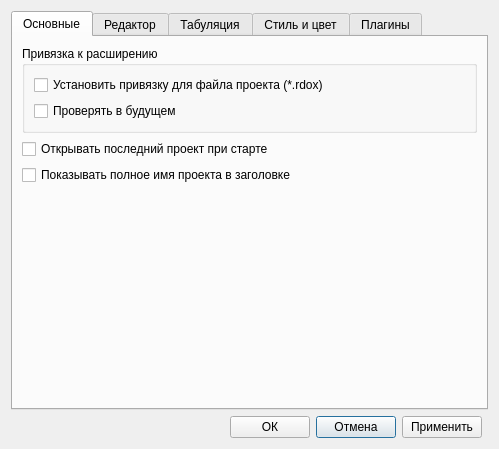
<?xml version="1.0" encoding="UTF-8"?>
<ui version="4.0">
 <class>ViewPreferencesDialog</class>
 <widget class="QDialog" name="ViewPreferencesDialog">
  <property name="geometry">
   <rect>
    <x>0</x>
    <y>0</y>
    <width>499</width>
    <height>449</height>
   </rect>
  </property>
  <property name="windowTitle">
   <string>Настройки</string>
  </property>
  <layout class="QGridLayout" name="gridLayout">
   <item row="1" column="2">
    <widget class="QPushButton" name="buttonCancel">
     <property name="text">
      <string>Отмена</string>
     </property>
    </widget>
   </item>
   <item row="1" column="3">
    <widget class="QPushButton" name="buttonApply">
     <property name="text">
      <string>Применить</string>
     </property>
    </widget>
   </item>
   <item row="1" column="0">
    <spacer name="horizontalSpacer">
     <property name="orientation">
      <enum>Qt::Horizontal</enum>
     </property>
     <property name="sizeHint" stdset="0">
      <size>
       <width>149</width>
       <height>20</height>
      </size>
     </property>
    </spacer>
   </item>
   <item row="1" column="1">
    <widget class="QPushButton" name="buttonOk">
     <property name="text">
      <string>ОК</string>
     </property>
    </widget>
   </item>
   <item row="0" column="0" colspan="5">
    <widget class="QTabWidget" name="tabWidget">
     <property name="currentIndex">
      <number>0</number>
     </property>
     <widget class="QWidget" name="tab_1">
      <property name="accessibleName">
       <string/>
      </property>
      <attribute name="title">
       <string>Основные</string>
      </attribute>
      <layout class="QGridLayout" name="gridLayout_2">
       <item row="0" column="0">
        <widget class="QGroupBox" name="groupBox">
         <property name="title">
          <string>Привязка к расширению</string>
         </property>
         <layout class="QVBoxLayout" name="verticalLayout_2">
          <item>
           <widget class="QCheckBox" name="setupCheckBox">
            <property name="text">
             <string>Установить привязку для файла проекта (*.rdox)</string>
            </property>
           </widget>
          </item>
          <item>
           <widget class="QCheckBox" name="checkInFutureCheckBox">
            <property name="text">
             <string>Проверять в будущем</string>
            </property>
           </widget>
          </item>
         </layout>
        </widget>
       </item>
       <item row="1" column="0">
        <widget class="QCheckBox" name="openLastProjectCheckBox">
         <property name="text">
          <string>Открывать последний проект при старте</string>
         </property>
        </widget>
       </item>
       <item row="2" column="0">
        <widget class="QCheckBox" name="showFullNameCheckBox">
         <property name="text">
          <string>Показывать полное имя проекта в заголовке</string>
         </property>
        </widget>
       </item>
       <item row="3" column="0">
        <spacer name="verticalSpacer_3">
         <property name="orientation">
          <enum>Qt::Vertical</enum>
         </property>
         <property name="sizeHint" stdset="0">
          <size>
           <width>20</width>
           <height>40</height>
          </size>
         </property>
        </spacer>
       </item>
      </layout>
     </widget>
     <widget class="QWidget" name="tab_2">
      <attribute name="title">
       <string>Редактор</string>
      </attribute>
      <layout class="QVBoxLayout" name="verticalLayout">
       <item>
        <layout class="QGridLayout" name="gridLayout_16">
         <item row="0" column="0">
          <widget class="QGroupBox" name="groupBoxAutoComplete">
           <property name="title">
            <string>Авто-завершение</string>
           </property>
           <layout class="QVBoxLayout" name="verticalLayout_9">
            <item>
             <widget class="QCheckBox" name="checkBoxCodeCompUse">
              <property name="text">
               <string>Включить</string>
              </property>
             </widget>
            </item>
            <item>
             <widget class="QRadioButton" name="radioButtonFullList">
              <property name="text">
               <string>Полный список</string>
              </property>
             </widget>
            </item>
            <item>
             <widget class="QRadioButton" name="radioButtonNearestWords">
              <property name="text">
               <string>Только ближайшие слова</string>
              </property>
             </widget>
            </item>
           </layout>
          </widget>
         </item>
         <item row="0" column="1">
          <widget class="QGroupBox" name="groupBoxLeft">
           <property name="title">
            <string>Слева</string>
           </property>
           <layout class="QVBoxLayout" name="verticalLayout_10">
            <item>
             <widget class="QCheckBox" name="checkBoxMarginFold">
              <property name="text">
               <string>Выводить группы</string>
              </property>
             </widget>
            </item>
            <item>
             <widget class="QCheckBox" name="checkBoxMarginBookmark">
              <property name="text">
               <string>Выводить закладки</string>
              </property>
             </widget>
            </item>
            <item>
             <widget class="QCheckBox" name="checkBoxMarginLineNum">
              <property name="text">
               <string>Выводить номера строк</string>
              </property>
             </widget>
            </item>
           </layout>
          </widget>
         </item>
        </layout>
       </item>
       <item>
        <spacer name="verticalSpacer">
         <property name="orientation">
          <enum>Qt::Vertical</enum>
         </property>
         <property name="sizeType">
          <enum>QSizePolicy::Expanding</enum>
         </property>
         <property name="sizeHint" stdset="0">
          <size>
           <width>20</width>
           <height>173</height>
          </size>
         </property>
        </spacer>
       </item>
      </layout>
     </widget>
     <widget class="QWidget" name="tab_3">
      <attribute name="title">
       <string>Табуляция</string>
      </attribute>
      <layout class="QGridLayout" name="gridLayout_3">
       <item row="0" column="0">
        <widget class="QGroupBox" name="groupBox_2">
         <property name="title">
          <string/>
         </property>
         <layout class="QGridLayout" name="gridLayout_4">
          <item row="3" column="3">
           <widget class="QCheckBox" name="indentAsTabcheckBox">
            <property name="text">
             <string>Отступ через табуляцию</string>
            </property>
           </widget>
          </item>
          <item row="3" column="1">
           <widget class="QLineEdit" name="indentSizeLineEdit">
            <property name="sizePolicy">
             <sizepolicy hsizetype="Ignored" vsizetype="Fixed">
              <horstretch>0</horstretch>
              <verstretch>0</verstretch>
             </sizepolicy>
            </property>
           </widget>
          </item>
          <item row="2" column="3">
           <widget class="QCheckBox" name="useTabSymbolCheckBox">
            <property name="text">
             <string>Использовать символ табуляции (не пробел)</string>
            </property>
           </widget>
          </item>
          <item row="2" column="1">
           <widget class="QLineEdit" name="tabSizeLineEdit">
            <property name="sizePolicy">
             <sizepolicy hsizetype="Ignored" vsizetype="Fixed">
              <horstretch>0</horstretch>
              <verstretch>0</verstretch>
             </sizepolicy>
            </property>
           </widget>
          </item>
          <item row="2" column="0">
           <widget class="QLabel" name="tabSizeLabel">
            <property name="text">
             <string>Размер табуляции</string>
            </property>
           </widget>
          </item>
          <item row="5" column="0" colspan="2">
           <widget class="QRadioButton" name="eraseWithIndentRadioButton">
            <property name="text">
             <string>Стирать отступом</string>
            </property>
           </widget>
          </item>
          <item row="6" column="0" colspan="2">
           <widget class="QCheckBox" name="autoIndentCheckBox">
            <property name="text">
             <string>Авто-отступ</string>
            </property>
           </widget>
          </item>
          <item row="4" column="0" colspan="2">
           <widget class="QRadioButton" name="eraseWithTabRadioButton">
            <property name="text">
             <string>Стирать табуляцией</string>
            </property>
           </widget>
          </item>
          <item row="3" column="0">
           <widget class="QLabel" name="indentSizeLabel">
            <property name="text">
             <string>Размер отступа</string>
            </property>
           </widget>
          </item>
          <item row="2" column="4" rowspan="2">
           <spacer name="horizontalSpacer_2">
            <property name="orientation">
             <enum>Qt::Horizontal</enum>
            </property>
            <property name="sizeHint" stdset="0">
             <size>
              <width>40</width>
              <height>20</height>
             </size>
            </property>
           </spacer>
          </item>
         </layout>
        </widget>
       </item>
       <item row="6" column="0">
        <spacer name="verticalSpacer_4">
         <property name="orientation">
          <enum>Qt::Vertical</enum>
         </property>
         <property name="sizeHint" stdset="0">
          <size>
           <width>20</width>
           <height>40</height>
          </size>
         </property>
        </spacer>
       </item>
      </layout>
     </widget>
     <widget class="QWidget" name="tab_4">
      <attribute name="title">
       <string>Стиль и цвет</string>
      </attribute>
      <layout class="QGridLayout" name="gridLayout_5">
       <item row="4" column="1" colspan="2">
        <widget class="QStackedWidget" name="stackedWidget">
         <property name="minimumSize">
          <size>
           <width>0</width>
           <height>90</height>
          </size>
         </property>
         <property name="currentIndex">
          <number>0</number>
         </property>
         <widget class="QWidget" name="pageRoot">
          <layout class="QGridLayout" name="gridLayout_7">
           <item row="1" column="0">
            <layout class="QHBoxLayout" name="horizontalLayout_15">
             <item>
              <widget class="QLabel" name="label_12">
               <property name="text">
                <string>Показать как</string>
               </property>
              </widget>
             </item>
             <item>
              <widget class="QComboBox" name="switchPreviewComboBox">
               <property name="minimumSize">
                <size>
                 <width>100</width>
                 <height>0</height>
                </size>
               </property>
              </widget>
             </item>
             <item>
              <spacer name="horizontalSpacer_7">
               <property name="orientation">
                <enum>Qt::Horizontal</enum>
               </property>
               <property name="sizeHint" stdset="0">
                <size>
                 <width>40</width>
                 <height>20</height>
                </size>
               </property>
              </spacer>
             </item>
            </layout>
           </item>
           <item row="0" column="0">
            <spacer name="verticalSpacer_5">
             <property name="orientation">
              <enum>Qt::Vertical</enum>
             </property>
             <property name="sizeHint" stdset="0">
              <size>
               <width>20</width>
               <height>40</height>
              </size>
             </property>
            </spacer>
           </item>
          </layout>
         </widget>
         <widget class="QWidget" name="pageText">
          <layout class="QGridLayout" name="gridLayout_6">
           <item row="0" column="0">
            <layout class="QHBoxLayout" name="horizontalLayout_9">
             <item>
              <widget class="QCheckBox" name="wordWrapEditorCheckBox">
               <property name="text">
                <string>Перенос слов</string>
               </property>
              </widget>
             </item>
             <item>
              <widget class="QCheckBox" name="horzScrollEditorCheckBox">
               <property name="text">
                <string>Горизонтальная прокрутка</string>
               </property>
              </widget>
             </item>
            </layout>
           </item>
           <item row="1" column="0">
            <layout class="QHBoxLayout" name="horizontalLayout_16">
             <item>
              <layout class="QHBoxLayout" name="horizontalLayout_17">
               <item>
                <widget class="QLabel" name="label_9">
                 <property name="text">
                  <string>Группа</string>
                 </property>
                </widget>
               </item>
               <item>
                <widget class="QComboBox" name="foldComboBox">
                 <property name="minimumSize">
                  <size>
                   <width>110</width>
                   <height>0</height>
                  </size>
                 </property>
                </widget>
               </item>
              </layout>
             </item>
             <item>
              <layout class="QHBoxLayout" name="horizontalLayout_18">
               <item>
                <widget class="QLabel" name="label_11">
                 <property name="text">
                  <string>Закладка</string>
                 </property>
                </widget>
               </item>
               <item>
                <widget class="QComboBox" name="bookmarkComboBox">
                 <property name="minimumSize">
                  <size>
                   <width>90</width>
                   <height>0</height>
                  </size>
                 </property>
                </widget>
               </item>
              </layout>
             </item>
            </layout>
           </item>
           <item row="2" column="0">
            <widget class="QCheckBox" name="commentCheckBox">
             <property name="text">
              <string>Группа для комментариев</string>
             </property>
            </widget>
           </item>
           <item row="3" column="0">
            <spacer name="verticalSpacer_11">
             <property name="orientation">
              <enum>Qt::Vertical</enum>
             </property>
             <property name="sizeHint" stdset="0">
              <size>
               <width>20</width>
               <height>40</height>
              </size>
             </property>
            </spacer>
           </item>
          </layout>
         </widget>
         <widget class="QWidget" name="pageCompile">
          <layout class="QGridLayout" name="gridLayout_8">
           <item row="0" column="0">
            <layout class="QHBoxLayout" name="horizontalLayout_19">
             <item>
              <widget class="QCheckBox" name="wordWrapBuildCheckBox">
               <property name="text">
                <string>Перенос слов</string>
               </property>
              </widget>
             </item>
             <item>
              <widget class="QCheckBox" name="horzScrollBuildCheckBox">
               <property name="text">
                <string>Горизонтальная прокрутка</string>
               </property>
              </widget>
             </item>
            </layout>
           </item>
           <item row="2" column="0">
            <spacer name="verticalSpacer_6">
             <property name="orientation">
              <enum>Qt::Vertical</enum>
             </property>
             <property name="sizeHint" stdset="0">
              <size>
               <width>20</width>
               <height>40</height>
              </size>
             </property>
            </spacer>
           </item>
           <item row="1" column="0">
            <widget class="QCheckBox" name="warningCheckBox">
             <property name="text">
              <string>Вывод предупреждений</string>
             </property>
            </widget>
           </item>
          </layout>
         </widget>
         <widget class="QWidget" name="pageDebug">
          <layout class="QGridLayout" name="gridLayout_9">
           <item row="0" column="0">
            <layout class="QHBoxLayout" name="horizontalLayout_20">
             <item>
              <widget class="QCheckBox" name="wordWrapDebugCheckBox">
               <property name="text">
                <string>Перенос слов</string>
               </property>
              </widget>
             </item>
             <item>
              <widget class="QCheckBox" name="horzScrollDebugCheckBox">
               <property name="text">
                <string>Горизонтальная прокрутка</string>
               </property>
              </widget>
             </item>
            </layout>
           </item>
           <item row="1" column="0">
            <spacer name="verticalSpacer_7">
             <property name="orientation">
              <enum>Qt::Vertical</enum>
             </property>
             <property name="sizeHint" stdset="0">
              <size>
               <width>20</width>
               <height>40</height>
              </size>
             </property>
            </spacer>
           </item>
          </layout>
         </widget>
         <widget class="QWidget" name="pageTrace">
          <layout class="QGridLayout" name="gridLayout_10">
           <item row="0" column="1">
            <layout class="QHBoxLayout" name="horizontalLayout_22">
             <item>
              <widget class="QLabel" name="label_14">
               <property name="text">
                <string>Горизонт. отступ</string>
               </property>
              </widget>
             </item>
             <item>
              <widget class="QLineEdit" name="horzIndentLineEdit"/>
             </item>
            </layout>
           </item>
           <item row="0" column="0">
            <layout class="QHBoxLayout" name="horizontalLayout_21">
             <item>
              <widget class="QLabel" name="label_13">
               <property name="text">
                <string>Верт. отступ</string>
               </property>
              </widget>
             </item>
             <item>
              <widget class="QLineEdit" name="vertIndentLineEdit"/>
             </item>
            </layout>
           </item>
           <item row="1" column="0">
            <spacer name="verticalSpacer_8">
             <property name="orientation">
              <enum>Qt::Vertical</enum>
             </property>
             <property name="sizeHint" stdset="0">
              <size>
               <width>20</width>
               <height>40</height>
              </size>
             </property>
            </spacer>
           </item>
          </layout>
         </widget>
         <widget class="QWidget" name="pageResult">
          <layout class="QGridLayout" name="gridLayout_11">
           <item row="0" column="0">
            <layout class="QHBoxLayout" name="horizontalLayout_23">
             <item>
              <widget class="QCheckBox" name="wordWrapResultsCheckBox">
               <property name="text">
                <string>Перенос слов</string>
               </property>
              </widget>
             </item>
             <item>
              <widget class="QCheckBox" name="horzScrollResultsCheckBox">
               <property name="text">
                <string>Горизонтальная прокрутка</string>
               </property>
              </widget>
             </item>
            </layout>
           </item>
           <item row="1" column="0">
            <spacer name="verticalSpacer_9">
             <property name="orientation">
              <enum>Qt::Vertical</enum>
             </property>
             <property name="sizeHint" stdset="0">
              <size>
               <width>20</width>
               <height>40</height>
              </size>
             </property>
            </spacer>
           </item>
          </layout>
         </widget>
         <widget class="QWidget" name="pageSearch">
          <layout class="QGridLayout" name="gridLayout_12">
           <item row="0" column="0">
            <layout class="QHBoxLayout" name="horizontalLayout_24">
             <item>
              <widget class="QCheckBox" name="wordWrapFindCheckBox">
               <property name="text">
                <string>Перенос слов</string>
               </property>
              </widget>
             </item>
             <item>
              <widget class="QCheckBox" name="horzScrollFindCheckBox">
               <property name="text">
                <string>Горизонтальная прокрутка</string>
               </property>
              </widget>
             </item>
            </layout>
           </item>
           <item row="1" column="0">
            <spacer name="verticalSpacer_10">
             <property name="orientation">
              <enum>Qt::Vertical</enum>
             </property>
             <property name="sizeHint" stdset="0">
              <size>
               <width>20</width>
               <height>40</height>
              </size>
             </property>
            </spacer>
           </item>
          </layout>
         </widget>
         <widget class="QWidget" name="pageChart">
          <layout class="QGridLayout" name="gridLayout_13">
           <item row="0" column="0">
            <layout class="QHBoxLayout" name="horizontalLayout_26">
             <item>
              <widget class="QLabel" name="label_15">
               <property name="text">
                <string>Заголовок</string>
               </property>
              </widget>
             </item>
             <item>
              <widget class="QComboBox" name="titleComboBox">
               <item>
                <property name="text">
                 <string>8</string>
                </property>
               </item>
               <item>
                <property name="text">
                 <string>9</string>
                </property>
               </item>
               <item>
                <property name="text">
                 <string>10</string>
                </property>
               </item>
               <item>
                <property name="text">
                 <string>11</string>
                </property>
               </item>
               <item>
                <property name="text">
                 <string>12</string>
                </property>
               </item>
               <item>
                <property name="text">
                 <string>14</string>
                </property>
               </item>
               <item>
                <property name="text">
                 <string>16</string>
                </property>
               </item>
               <item>
                <property name="text">
                 <string>18</string>
                </property>
               </item>
               <item>
                <property name="text">
                 <string>20</string>
                </property>
               </item>
               <item>
                <property name="text">
                 <string>22</string>
                </property>
               </item>
               <item>
                <property name="text">
                 <string>24</string>
                </property>
               </item>
               <item>
                <property name="text">
                 <string>26</string>
                </property>
               </item>
               <item>
                <property name="text">
                 <string>28</string>
                </property>
               </item>
               <item>
                <property name="text">
                 <string>36</string>
                </property>
               </item>
               <item>
                <property name="text">
                 <string>48</string>
                </property>
               </item>
               <item>
                <property name="text">
                 <string>72</string>
                </property>
               </item>
              </widget>
             </item>
            </layout>
           </item>
           <item row="0" column="1">
            <layout class="QHBoxLayout" name="horizontalLayout_27">
             <item>
              <spacer name="horizontalSpacer_8">
               <property name="orientation">
                <enum>Qt::Horizontal</enum>
               </property>
               <property name="sizeHint" stdset="0">
                <size>
                 <width>40</width>
                 <height>20</height>
                </size>
               </property>
              </spacer>
             </item>
             <item>
              <widget class="QLabel" name="label_16">
               <property name="text">
                <string>Легенда</string>
               </property>
              </widget>
             </item>
             <item>
              <widget class="QComboBox" name="legendComboBox">
               <item>
                <property name="text">
                 <string>8</string>
                </property>
               </item>
               <item>
                <property name="text">
                 <string>9</string>
                </property>
               </item>
               <item>
                <property name="text">
                 <string>10</string>
                </property>
               </item>
               <item>
                <property name="text">
                 <string>11</string>
                </property>
               </item>
               <item>
                <property name="text">
                 <string>12</string>
                </property>
               </item>
               <item>
                <property name="text">
                 <string>14</string>
                </property>
               </item>
               <item>
                <property name="text">
                 <string>16</string>
                </property>
               </item>
               <item>
                <property name="text">
                 <string>18</string>
                </property>
               </item>
               <item>
                <property name="text">
                 <string>20</string>
                </property>
               </item>
               <item>
                <property name="text">
                 <string>22</string>
                </property>
               </item>
               <item>
                <property name="text">
                 <string>24</string>
                </property>
               </item>
               <item>
                <property name="text">
                 <string>26</string>
                </property>
               </item>
               <item>
                <property name="text">
                 <string>28</string>
                </property>
               </item>
               <item>
                <property name="text">
                 <string>36</string>
                </property>
               </item>
               <item>
                <property name="text">
                 <string>48</string>
                </property>
               </item>
               <item>
                <property name="text">
                 <string>72</string>
                </property>
               </item>
              </widget>
             </item>
            </layout>
           </item>
           <item row="1" column="0" colspan="2">
            <layout class="QHBoxLayout" name="horizontalLayout_25">
             <item>
              <widget class="QLabel" name="label_17">
               <property name="text">
                <string>Минимальный интервал между значениями</string>
               </property>
              </widget>
             </item>
             <item>
              <widget class="QLineEdit" name="tickWidthLineEdit">
               <property name="maximumSize">
                <size>
                 <width>50</width>
                 <height>16777215</height>
                </size>
               </property>
              </widget>
             </item>
            </layout>
           </item>
           <item row="0" column="2">
            <spacer name="horizontalSpacer_6">
             <property name="orientation">
              <enum>Qt::Horizontal</enum>
             </property>
             <property name="sizeHint" stdset="0">
              <size>
               <width>40</width>
               <height>20</height>
              </size>
             </property>
            </spacer>
           </item>
          </layout>
         </widget>
         <widget class="QWidget" name="pageAnimation"/>
        </widget>
       </item>
       <item row="0" column="1">
        <layout class="QHBoxLayout" name="horizontalLayout_7">
         <item>
          <widget class="QLabel" name="label_3">
           <property name="text">
            <string>Тема</string>
           </property>
          </widget>
         </item>
         <item>
          <spacer name="horizontalSpacer_4">
           <property name="orientation">
            <enum>Qt::Horizontal</enum>
           </property>
           <property name="sizeHint" stdset="0">
            <size>
             <width>13</width>
             <height>17</height>
            </size>
           </property>
          </spacer>
         </item>
         <item>
          <widget class="QComboBox" name="themeComboBox">
           <property name="minimumSize">
            <size>
             <width>160</width>
             <height>0</height>
            </size>
           </property>
          </widget>
         </item>
        </layout>
       </item>
       <item row="1" column="1" colspan="2">
        <layout class="QHBoxLayout" name="horizontalLayout_8">
         <item>
          <widget class="QFontComboBox" name="fontComboBox">
           <property name="minimumSize">
            <size>
             <width>200</width>
             <height>0</height>
            </size>
           </property>
          </widget>
         </item>
         <item>
          <widget class="QComboBox" name="fontSizeComboBox">
           <property name="minimumSize">
            <size>
             <width>90</width>
             <height>0</height>
            </size>
           </property>
           <item>
            <property name="text">
             <string>8</string>
            </property>
           </item>
           <item>
            <property name="text">
             <string>9</string>
            </property>
           </item>
           <item>
            <property name="text">
             <string>10</string>
            </property>
           </item>
           <item>
            <property name="text">
             <string>11</string>
            </property>
           </item>
           <item>
            <property name="text">
             <string>12</string>
            </property>
           </item>
           <item>
            <property name="text">
             <string>14</string>
            </property>
           </item>
           <item>
            <property name="text">
             <string>16</string>
            </property>
           </item>
           <item>
            <property name="text">
             <string>18</string>
            </property>
           </item>
           <item>
            <property name="text">
             <string>20</string>
            </property>
           </item>
           <item>
            <property name="text">
             <string>22</string>
            </property>
           </item>
           <item>
            <property name="text">
             <string>24</string>
            </property>
           </item>
           <item>
            <property name="text">
             <string>26</string>
            </property>
           </item>
           <item>
            <property name="text">
             <string>28</string>
            </property>
           </item>
           <item>
            <property name="text">
             <string>36</string>
            </property>
           </item>
           <item>
            <property name="text">
             <string>48</string>
            </property>
           </item>
           <item>
            <property name="text">
             <string>72</string>
            </property>
           </item>
          </widget>
         </item>
        </layout>
       </item>
       <item row="2" column="1">
        <layout class="QHBoxLayout" name="horizontalLayout_5">
         <item>
          <widget class="QLabel" name="label_4">
           <property name="text">
            <string>Текст</string>
           </property>
          </widget>
         </item>
         <item>
          <widget class="QComboBox" name="fgColorComboBox">
           <property name="minimumSize">
            <size>
             <width>115</width>
             <height>0</height>
            </size>
           </property>
          </widget>
         </item>
         <item>
          <widget class="QToolButton" name="fgColorToolButton">
           <property name="text">
            <string>...</string>
           </property>
          </widget>
         </item>
        </layout>
       </item>
       <item row="0" column="0" rowspan="5">
        <widget class="QTreeWidget" name="treeWidget">
         <property name="horizontalScrollBarPolicy">
          <enum>Qt::ScrollBarAsNeeded</enum>
         </property>
         <attribute name="headerVisible">
          <bool>false</bool>
         </attribute>
         <column>
          <property name="text">
           <string/>
          </property>
         </column>
        </widget>
       </item>
       <item row="2" column="2" rowspan="2">
        <layout class="QVBoxLayout" name="verticalLayout_7">
         <item>
          <widget class="QCheckBox" name="boldCheckBox">
           <property name="text">
            <string>Утолстить</string>
           </property>
          </widget>
         </item>
         <item>
          <widget class="QCheckBox" name="italicCheckBox">
           <property name="text">
            <string>Наклонить</string>
           </property>
          </widget>
         </item>
         <item>
          <widget class="QCheckBox" name="underlineCheckBox">
           <property name="text">
            <string>Подчеркнуть</string>
           </property>
          </widget>
         </item>
        </layout>
       </item>
       <item row="3" column="1">
        <layout class="QHBoxLayout" name="horizontalLayout_6">
         <item>
          <widget class="QLabel" name="label_5">
           <property name="text">
            <string>Фон</string>
           </property>
          </widget>
         </item>
         <item>
          <widget class="QComboBox" name="bgColorComboBox">
           <property name="minimumSize">
            <size>
             <width>115</width>
             <height>0</height>
            </size>
           </property>
          </widget>
         </item>
         <item>
          <widget class="QToolButton" name="bgColorToolButton">
           <property name="text">
            <string>...</string>
           </property>
          </widget>
         </item>
        </layout>
       </item>
       <item row="5" column="0" colspan="3">
        <widget class="QStackedWidget" name="previewStackedWidget">
         <property name="frameShape">
          <enum>QFrame::Box</enum>
         </property>
         <property name="frameShadow">
          <enum>QFrame::Plain</enum>
         </property>
        </widget>
       </item>
      </layout>
     </widget>
     <widget class="QWidget" name="tab_5">
      <attribute name="title">
       <string>Плагины</string>
      </attribute>
      <layout class="QGridLayout" name="gridLayout_14">
       <item row="0" column="0">
        <widget class="QGroupBox" name="groupBox_3">
         <property name="title">
          <string>Управление плагинами</string>
         </property>
         <layout class="QGridLayout" name="gridLayout_15">
          <item row="1" column="0">
           <spacer name="horizontalSpacer_5">
            <property name="orientation">
             <enum>Qt::Horizontal</enum>
            </property>
            <property name="sizeHint" stdset="0">
             <size>
              <width>193</width>
              <height>20</height>
             </size>
            </property>
           </spacer>
          </item>
          <item row="1" column="1">
           <widget class="QPushButton" name="buttonStopPlugin">
            <property name="text">
             <string>Остановить</string>
            </property>
           </widget>
          </item>
          <item row="1" column="2">
           <widget class="QPushButton" name="buttonStartPlugin">
            <property name="text">
             <string>Запустить</string>
            </property>
           </widget>
          </item>
          <item row="1" column="3">
           <widget class="QPushButton" name="buttonDeletePlugin">
            <property name="text">
             <string>Удалить</string>
            </property>
           </widget>
          </item>
          <item row="0" column="0" colspan="4">
           <widget class="QTableWidget" name="pluginInfoTable"/>
          </item>
         </layout>
        </widget>
       </item>
      </layout>
     </widget>
    </widget>
   </item>
  </layout>
 </widget>
 <resources/>
 <connections/>
</ui>
